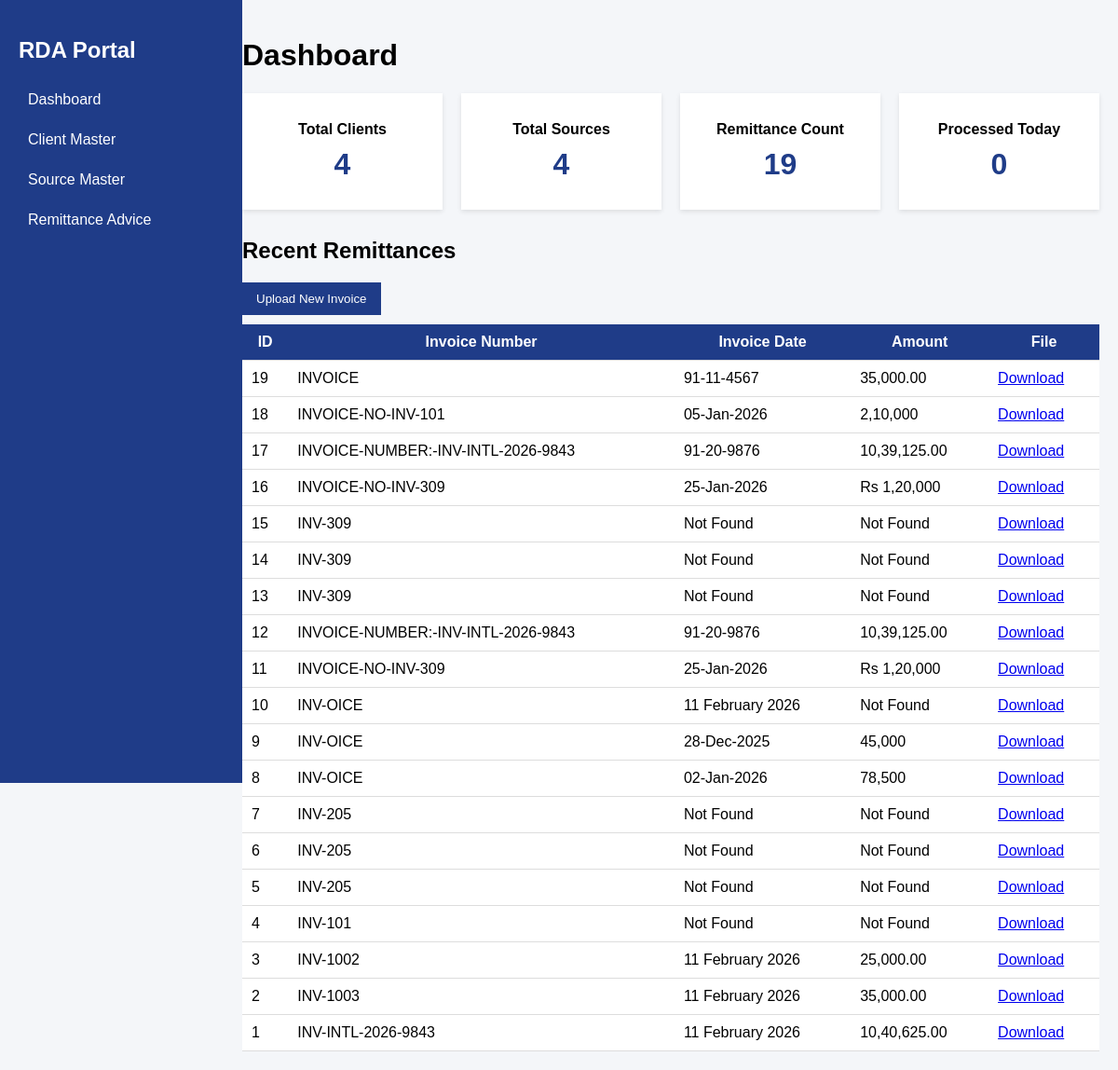
/dashboard, run on the app's committed database.
### models.py (models this page shows)
class RemittanceAdvice(db.Model):
    __tablename__ = "remittance_advice"
    id = db.Column(db.Integer, primary_key=True)
    client_id = db.Column(db.Integer)
    invoice_no = db.Column(db.String(100))
    invoice_date = db.Column(db.String(100))
    invoice_amount = db.Column(db.String(100))
    file_path = db.Column(db.String(200))
    created_at = db.Column(db.DateTime, default=datetime.utcnow)

### app.py (the view)
@app.route("/dashboard")
def dashboard():
    remittances = RemittanceAdvice.query.order_by(RemittanceAdvice.id.desc()).all()
    today = date.today()
    today_count = sum(1 for r in remittances if r.created_at.date() == today)
    client_count = Client.query.count()
    source_count = Source.query.count()
    return render_template("dashboard.html",
                           remittances=remittances,
                           today_count=today_count,
                           client_count=client_count,
                           source_count=source_count)

### templates/dashboard.html (shortened to what this page needs)
<!DOCTYPE html>
<html>
<head>
    <link rel="stylesheet" href="{{ url_for('static', filename='styles.css') }}">
</head>
<body>
<div class="sidebar">
    <h2>RDA Portal</h2>
    <a href="/dashboard">Dashboard</a>
    <a href="/clients">Client Master</a>
    <a href="/sources">Source Master</a>
    <a href="/remittance">Remittance Advice</a>
</div>
<div class="content">
    <h1>Dashboard</h1>
    <div class="cards">
        <div class="card">
            <div>Total Clients</div>
            <div style="font-size: 32px; margin-top: 10px; color: #1f3c88;">{{ client_count }}</div>
        </div>
        <div class="card">
            <div>Total Sources</div>
            <div style="font-size: 32px; margin-top: 10px; color: #1f3c88;">{{ source_count }}</div>
        </div>
        <div class="card">
            <div>Remittance Count</div>
            <div style="font-size: 32px; margin-top: 10px; color: #1f3c88;">{{ remittances|length }}</div>
        </div>
        <div class="card">
            <div>Processed Today</div>
            <div style="font-size: 32px; margin-top: 10px; color: #1f3c88;">{{ today_count }}</div>
        </div>
    </div>
    <h2 style="margin-top: 30px;">Recent Remittances</h2>
    <button onclick="window.location.href='/upload'">Upload New Invoice</button>
    <table>
        <thead>
            <tr>
                <th>ID</th>
                <th>Invoice Number</th>
                <th>Invoice Date</th>
                <th>Amount</th>
                <th>File</th>
            </tr>
        </thead>
        <tbody>
            {% if remittances %}
                {% for r in remittances %}
                <tr>
                    <td>{{ r.id }}</td>
                    <td>{{ r.invoice_no }}</td>
                    <td>{{ r.invoice_date }}</td>
                    <td>{{ r.invoice_amount }}</td>
                    <td><a href="/download/{{ r.file_path }}">Download</a></td>
                </tr>
                {% endfor %}
            {% else %}
                <tr>
                    <td colspan="5" style="text-align: center; padding: 20px;">
                        No remittances yet. Upload an invoice to get started!
                    </td>
                </tr>
            {% endif %}
        </tbody>
    </table>
</div>
</body>
</html>

### static/styles.css (style rules this page uses)
body { font-family: Arial; margin: 0; background: #f4f6f9; }
.sidebar { width: 220px; height: 100vh; background: #1f3c88; position: fixed; padding: 20px; color: white; }
.sidebar a { display: block; color: white; padding: 10px; text-decoration: none; margin-top: 5px; }
.content { margin-left: 240px; padding: 20px; }
.cards { display: flex; gap: 20px; }
.card { background: white; padding: 30px; box-shadow: 0 2px 5px rgba(0,0,0,0.1); width: 200px; text-align: center; font-weight: bold; }
table { width: 100%; border-collapse: collapse; background: white; }
th, td { padding: 10px; border-bottom: 1px solid #ddd; }
th { background: #1f3c88; color: white; }
button { background: #1f3c88; color: white; padding: 10px 15px; border: none; margin-bottom: 10px; cursor: pointer; }

### data on the page
RemittanceAdvice: id "19", invoice_no "INVOICE", invoice_date "91-11-4567", invoice_amount "35,000.00"
RemittanceAdvice: id "18", invoice_no "INVOICE-NO-INV-101", invoice_date "05-Jan-2026", invoice_amount "2,10,000"
RemittanceAdvice: id "17", invoice_no "INVOICE-NUMBER:-INV-INTL-2026-9843", invoice_date "91-20-9876", invoice_amount "10,39,125.00"
RemittanceAdvice: id "16", invoice_no "INVOICE-NO-INV-309", invoice_date "25-Jan-2026", invoice_amount "Rs 1,20,000"
RemittanceAdvice: id "15", invoice_no "INV-309", invoice_date "Not Found", invoice_amount "Not Found"
RemittanceAdvice: id "14", invoice_no "INV-309", invoice_date "Not Found", invoice_amount "Not Found"
RemittanceAdvice: id "13", invoice_no "INV-309", invoice_date "Not Found", invoice_amount "Not Found"
RemittanceAdvice: id "12", invoice_no "INVOICE-NUMBER:-INV-INTL-2026-9843", invoice_date "91-20-9876", invoice_amount "10,39,125.00"
RemittanceAdvice: id "11", invoice_no "INVOICE-NO-INV-309", invoice_date "25-Jan-2026", invoice_amount "Rs 1,20,000"
RemittanceAdvice: id "10", invoice_no "INV-OICE", invoice_date "11 February 2026", invoice_amount "Not Found"
RemittanceAdvice: id "9", invoice_no "INV-OICE", invoice_date "28-Dec-2025", invoice_amount "45,000"
RemittanceAdvice: id "8", invoice_no "INV-OICE", invoice_date "02-Jan-2026", invoice_amount "78,500"
RemittanceAdvice: id "7", invoice_no "INV-205", invoice_date "Not Found", invoice_amount "Not Found"
RemittanceAdvice: id "6", invoice_no "INV-205", invoice_date "Not Found", invoice_amount "Not Found"
RemittanceAdvice: id "5", invoice_no "INV-205", invoice_date "Not Found", invoice_amount "Not Found"
RemittanceAdvice: id "4", invoice_no "INV-101", invoice_date "Not Found", invoice_amount "Not Found"
RemittanceAdvice: id "3", invoice_no "INV-1002", invoice_date "11 February 2026", invoice_amount "25,000.00"
RemittanceAdvice: id "2", invoice_no "INV-1003", invoice_date "11 February 2026", invoice_amount "35,000.00"
RemittanceAdvice: id "1", invoice_no "INV-INTL-2026-9843", invoice_date "11 February 2026", invoice_amount "10,40,625.00"

### other printed values
{{ client_count }} "4"
{{ source_count }} "4"
{{ remittances|length }} "19"
{{ today_count }} "0"
